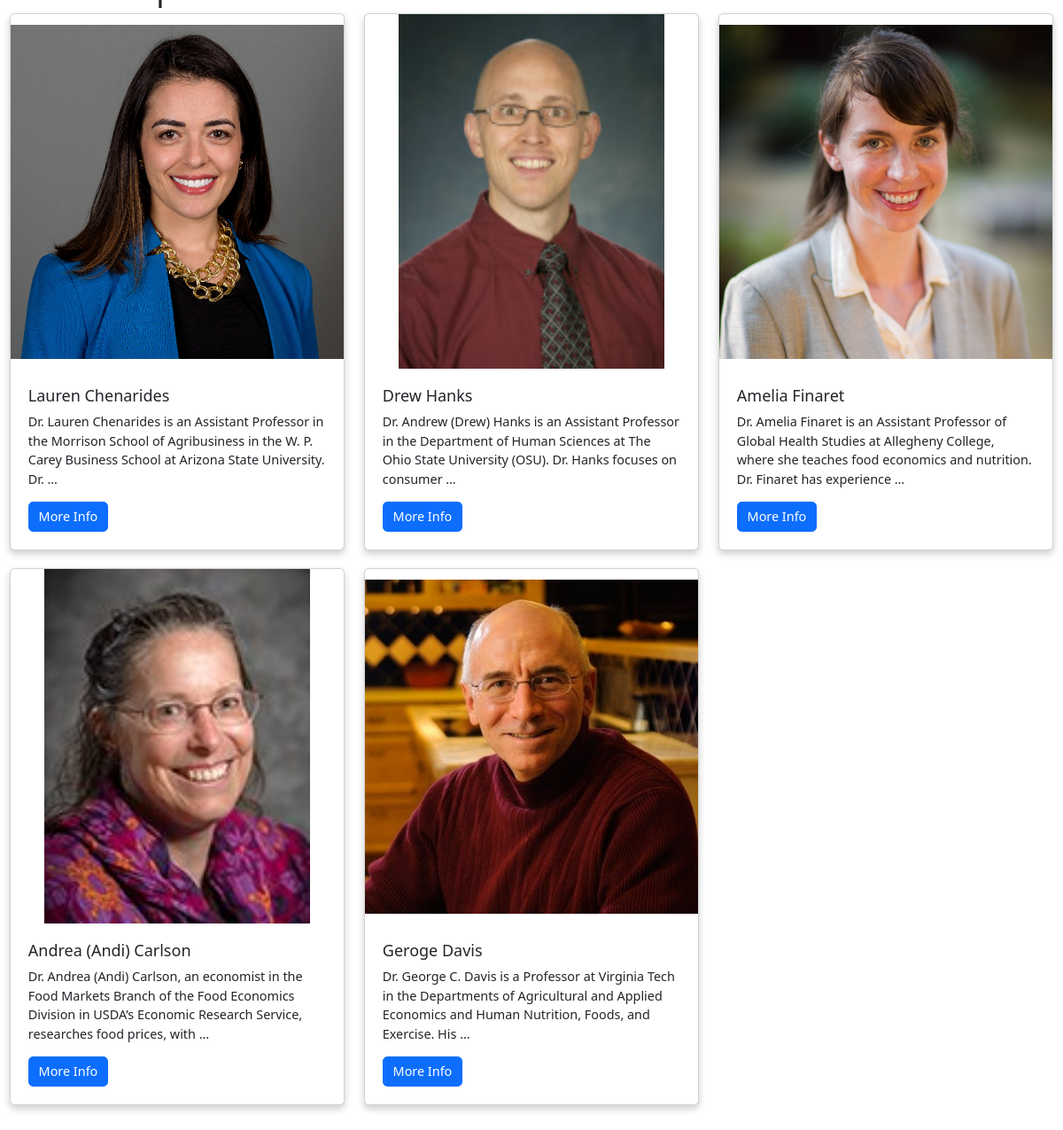
The app's page /leadership_team/ with its own data.
### datasets/models.py (models this page shows, shortened)
class Person(models.Model):
    name = models.CharField(max_length=100)
    image = models.ImageField(upload_to='persons/images/')
    description = models.TextField()
    difa_workshop_presentation = models.URLField(null=True, blank=True)
    presentation_slides = models.FileField(upload_to='persons/presentation_slides/',blank=True, null=True)  # Add this line
    more_information = models.URLField(blank=True)
    TEAM_CHOICES = [
        ('leadership', 'Leadership Team'),
        ('research', 'Research Team'),
        ('guest', 'Guest'),
    ]
    team = models.CharField(max_length=20, choices=TEAM_CHOICES, default='guest')
    show = models.BooleanField(default=True)

### datasets/views.py (the view)
# urls.py: path('leadership_team/', views.leadership_team, name='leadership_team'),
def leadership_team(request):
    leadership_team_members = Person.objects.filter(team='leadership')
    first_people_ids = [12,19]
    first_people = [Person.objects.get(pk=person_id) for person_id in first_people_ids]
    remaining_people = Person.objects.filter(team='leadership').exclude(id__in=first_people_ids).order_by('name')
    leadership_team_members = list(first_people) + list(remaining_people)
    context = {
        'team_members': leadership_team_members,
    }
    return render(request, 'datasets/leadership_team.html', context)

### datasets/context_processors.py (called while the page is built)
def persons(request):
    persons_list = Person.objects.filter(show=True)
    return {'persons': persons_list}

### datasets/templates/datasets/leadership_team.html (shortened to what this page needs)
{% extends 'datasets/base.html' %}
{% block content %}
    <h1>Leadership Team</h1>
    <div class="row">
        {% for member in team_members %}
            <div class="col-lg-4 col-md-6 col-sm-12">
                <div class="card">
                    {% if member.image %}
                        <img src="{{ member.image.url }}" class="card-img-top team-member-img" alt="{{ member.name }}" />
                    {% endif %}
                    <div class="card-body">
                        <h5 class="card-title">{{ member.name }}</h5>
                        <p class="card-text">{{ member.description|truncatewords:25 }}</p>
                        <a href="{% url 'person_detail' person_id=member.id %}" class="btn btn-primary">More Info</a>
                    </div>
                </div>
            </div>
        {% endfor %}
    </div>
{% endblock %}

### datasets/templates/datasets/base.html (style rules this page uses)
html { font-size: 90%; }
body { margin-top: -100px; }

### datasets/templates/datasets/leadership_team.html (style rules this page uses)
.team-member-img { height: 400px; width: 100%; object-fit: contain; }
.card { box-shadow: 0 4px 8px 0 rgba(0, 0, 0, 0.2); transition: 0.3s; margin-bottom: 20px; }
.card-body { padding: 20px; }

### records on screen
Person: image (picture), name "Lauren Chenarides", description "Dr. Lauren Chenarides is an Assistant Professor in the Morrison School of Agribusiness in the W. P. Carey Business School at Arizona State University. Dr. …"
Person: image (picture), name "Drew Hanks", description "Dr. Andrew (Drew) Hanks is an Assistant Professor in the Department of Human Sciences at The Ohio State University (OSU). Dr. Hanks focuses on consumer …"
Person: image (picture), name "Amelia Finaret", description "Dr. Amelia Finaret is an Assistant Professor of Global Health Studies at Allegheny College, where she teaches food economics and nutrition. Dr. Finaret has experience …"
Person: image (picture), name "Andrea (Andi) Carlson", description "Dr. Andrea (Andi) Carlson, an economist in the Food Markets Branch of the Food Economics Division in USDA’s Economic Research Service, researches food prices, with …"
Person: image (picture), name "Geroge Davis", description "Dr. George C. Davis is a Professor at Virginia Tech in the Departments of Agricultural and Applied Economics and Human Nutrition, Foods, and Exercise. His …"
